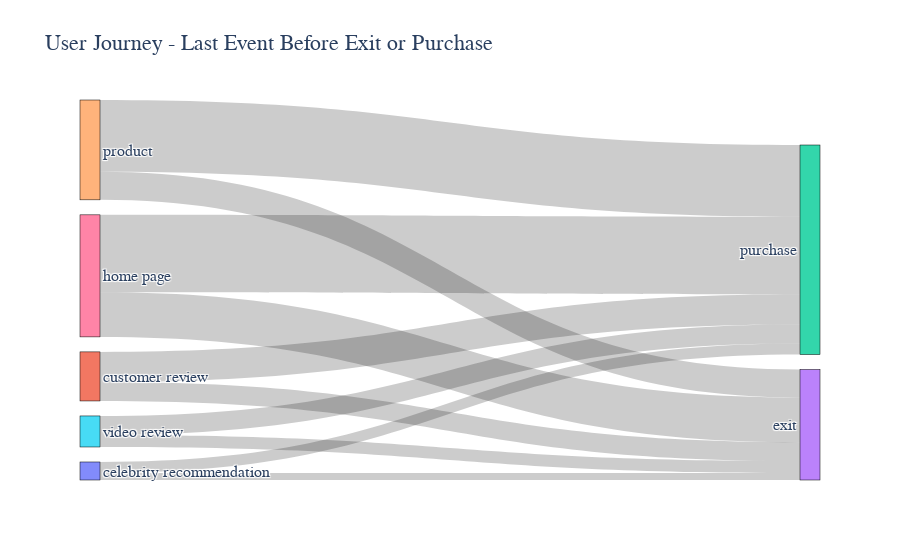

Here is the notebook cell this chart was saved with:
### Code cell
# Aggregate the data for Sankey diagram
sankey_df = last_events.groupby(['last_event', 'exit_or_purchase']).size().reset_index(name='count')

# Create lists of unique nodes and links
nodes = list(set(sankey_df['last_event'].unique()).union(set(sankey_df['exit_or_purchase'].unique())))
nodes_index = {node: i for i, node in enumerate(nodes)}

# Create the link data for Sankey
sankey_links = sankey_df.apply(lambda row: {
    'source': nodes_index[row['last_event']],
    'target': nodes_index[row['exit_or_purchase']],
    'value': row['count']
}, axis=1).tolist()

# Create the node data for Sankey
sankey_nodes = [{'name': node} for node in nodes]

# Display nodes and links for debugging
print(f"Nodes: {sankey_nodes}")
print(f"Links: {sankey_links}")

# Create the Sankey diagram
fig = go.Figure(data=[go.Sankey(
    node=dict(
        pad=15,
        thickness=20,
        line=dict(color="black", width=0.5),
        label=[node['name'] for node in sankey_nodes],
    ),
    link=dict(
        source=[link['source'] for link in sankey_links],
        target=[link['target'] for link in sankey_links],
        value=[link['value'] for link in sankey_links],
    )
)])

fig.update_layout(title_text="User Journey - Last Event Before Exit or Purchase", font_size=10, font=dict(family =prop.get_name(), size=16))
fig.show()
pio.write_image(fig, "sankey_diagram.svg", format='svg')

### Figure 1 — Plotly figure (JSON) as saved in the notebook; plotly's stock layout.template omitted (floating-point values rounded to 4 significant figures)
{"data": [{"link": {"source": [0, 0, 1, 1, 6, 6, 4, 4, 5, 5], "target": [3, 2, 3, 2, 3, 2, 3, 2, 3, 2], "value": [895, 1403, 2411, 3848, 5684, 9885, 3577, 9159, 1524, 2434]}, "node": {"label": ["celebrity recommendation", "customer review", "purchase", "exit", "product", "video review", "home page"], "line": {"color": "black", "width": 0.5}, "pad": 15, "thickness": 20}, "type": "sankey"}], "layout": {"font": {"family": "Pangea", "size": 16}, "title": {"text": "User Journey - Last Event Before Exit or Purchase"}}}
